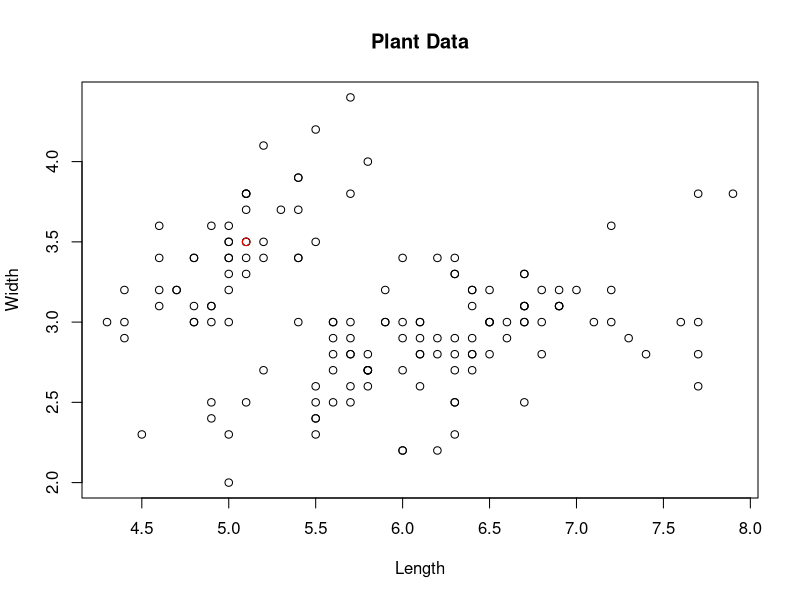

Write R code to recreate this figure. (Note: this script raises an error after producing the figure.)
#===============================================================================
# ◯。°。°。°。°。°。°。°。°。°。°。° LOOPS 。°。°。°。°。°。°。°。°。°。°。°◯
#===============================================================================


# Loops, quite simply, loop! When a loop is run in R (or even other programming
# languages!) a block of code is run again and again, often until a specified 
# condition is met. Each time the code within a loop is run, it is referred to as 
# an iteration.

# Loops are useful for quickly performing mundane tasks that would otherwise 
# require manual completion. 

# Different loops are useful for different scenarios. Using loops successfully 
# requires recognizing when to use different loops types. Throughout this
# assignment, we will cover three major types of loops in R: "For Loops", "While
# Loops" and "Repeat Loops". 

# For Loops: A for loop repeats a given task for defined number of times.

# While Loops: A while loop keeps repeating a block of code until a certain
# logical parameter is met. Example: While x is less than 3, perform action y.

# Repeat Loops: Similar to while loop but requires a break, or stop to prevent
# the loop from running forever. Example: Until 10 iterations, perform action y. 

#===============================================================================
# For Loops 
#===============================================================================

### Description:

# A For Loop applies a set of operations over a collection of objects (list, vector, matrix, or data frame)
# repeated a defined number of times. The number of iterations are known in advance. 

### Example:
# Create a vector of numbers 1 through 5, and
# then use a for loop to iterate through each number in the vector and print it to the console. 
# The loop variable i takes on the values 1, 2, 3, 4, and 5, and the print() function is called with each value of i.

# create a vector of numbers
numbers <- c(1, 2, 3, 4, 5)

# create a for loop that prints each number in the vector
for (i in numbers) {
  print(i)
}

# For loops can iterate over a sequence of numbers, in the following example,
# from 1 to 100 and calculates the sum of the numbers. 
# The loop variable i takes on the values 1, 2, 3, ..., 100, and the sum variable is updated on each iteration.

sum <- 0
for (i in 1:100) {
  sum <- sum + i
}
print(sum)


### TASK: 

# ✿¸.•´*¨`*•✿ Let's look at some flowers! ✿•*`¨*`•.¸✿

# 1) Load in the "iris" data set built into R. 
# Name the data frame "iris_loop"

iris_loop <- iris

# 2) Set up your For Loop with the parameters to
# use any integer from 1 through the number of columns
# within the data frame (ncol function may be of some assistance)
for (i in 1:ncol(iris_loop)) {
  if(grepl("Length", colnames(iris_loop)[i])){
    iris_loop[,i] <- iris_loop[,i] + 1000
  }
  }

# 3) Within curly brackets, set the following logical conditions under an "if" function:

  
#     a) Make it so the function returns a "TRUE" statement if certain
# conditions which we will later establish are met (Grapple with the grepl() function)

#     b) Select the columns within the "iris_loop" data frame and all integers separated by a comma 
# (HINT: [,i] will be the best way to do this)

#     c) Subset another curly bracket pair within the if condition.
#  Inside this secondary curly bracket, set up a logical condition: 
#  1000+separated integers. Make sure this condition is saved back into the "iris_loop" data frame with a "<-"

# 4) Make sure to close out all curly brackets to complete the loop.

# Question: What happens if you change the "1000+" to "50+"?
#we would add 50 to everything instead

#===============================================================================
# While Loops
#===============================================================================


### Description :
# A while loop is a control flow statement that allows you to repeatedly execute a block of code as long as a certain condition is met.
# The condition is a logical expression that is evaluated before each iteration of the loop. If the condition is TRUE, 
# the code inside the loop is executed, and then the condition is evaluated again. This process continues until the condition becomes FALSE, 
# at which point the loop terminates and execution continues with the code following the loop.


###Next within Loops:
# Within loops, especially While Loops, if you wish to skip a current variable and go onto the next
# iteration, you can use the "next" argument within the function. This can be helpful 
# in ignoring variables that would be messy, useless, and overall just unwanted (:,( poor variable)) 
# Consider the following example:
x<-20     # Here we set the length of our variable. 
while (x) {x <- x - 1 # We set our conditions in which x will be equal to x-1
if (x%%2 != 0) # A further condition is set in which x is divided by 2 if not equal to 0
  next # This tells the while loop to skip any numbers after our conditions set above
print(x)} # This prints x after it has gone through the loop

### QUESTION: Why do we have the argument !=0? What would occur if we changed it to !=1? 
# Go ahead and give it a try:
x<-20  
while (x) {x <- x - 1 
if (x%%2 != 1) 
  next 
print(x)}
# it starts at 19 rather than 18

### Example 1 of While Loops:

# Let's try an example with numbers!

x <- 1 # Stores 1 in the x variable.
while (x < 6) { # Start of the while loop. While x is less than 6, perform some action.
  print(x) #In this case, our action is printing x
  x = x+1 # Adds one to x each loop.
}

### Example 2 of While Loops:

# We can use this to label samples

# Let's build a sample data frame.
Samples_Without_ID <- c("Frog", "Cool Frog", "The Coolest Frog","Cute Frog", "Very Cute Frog", "Strong Frog", "Very Strong Frog")
Samples_Without_ID1 <- data.frame(samples = Samples_Without_ID)  #Stores as a data frame.

# Creates length 7 character vector. 
SampleID <- character(7)

x <- 0 # stores 0 into a variable called x.
while (x < 7) { # Creates a while loop that is valid while x is less than 7.
  x <- x + 1 # Adds 1 to the value of x for each iteration of the while loop.
  SampleID[x] <- paste("Sample#", x, sep = "") # Pastes together the character "Sample#" with the variable x.
  # This gives an outputs of "Sample1, Sample2, Sample3, etc.)
}

SampleID <- data.frame(SampleID) #Stores as a data frame.

View(SampleID) # Let's check it out!

# Great! Now we want to label our frogs in the Samples_Without_ID1 data frame.  

Samples_With_Label <- cbind(SampleID, Samples_Without_ID1)


### TASK:
# Create a while loop which pastes whole numbers from 1 to 10, but exclude printing 3 using the next function.
# output should look like this: 1, 2, 4, 5, 6, 7, 8, 9, 10



x <- 1:10
for(i in x){
  if(i== 3)
    next
  print(i)}

x <- 0
while(x < 10){
  x <- x+1
  if(x == 3){
    next
  }
  print(x)
}

#===============================================================================
#Repeat Loops
#===============================================================================

###Description: 
# If we have a large multidimensional data frame and would like to repeat a block of code 
# over and over again across this data frame, it would be best to use a Repeat loop.
# A repeat loop will continuously execute a block of code and logical conditions over a data frame.
# If the logical conditions return "FALSE", the block of code will continue to be repeated 
# over the entire data frame. No output will be given for a "FALSE" return.
# If the logical conditions return "TRUE", an output will be given.
# However, unlike most other loops, even if a "TRUE" condition is met, the repeat loop will not 
# end, and continue to iterate over and over across the data frame.
# The only way for the Repeat loop to end is by giving it a BREAK condition.

### Question: Based on the description above and the description of While loops. 
# How do Repeat and While loops differ? When might it be best to use one rather than the other?

#A while loop keeps repeating a block of code until a certain
# logical parameter is met.The repeat loop needs a break programmed in to prevent it from running forever. 


### Breaks:
#The Break statement is a way to stop a loop from running before it has finished all its iterations. When the break statement is encountered within a repeat loop, the loop stops running immediately, and the program moves on to the next line of code after the loop. This can be useful if you want to stop a loop based on a certain condition, without having to wait for it to finish all its iterations.

### Example of Repeat Loops: 

# Basic example of Repeat Loop with a conditional break. 
# Without the break statement, repeat loops would continue indefinitely.
i <- 1
repeat {
  print(paste("Loop", i))
  if (i == 3) {
    break
  }
  i <- i + 1
}


# Example of using a repeat loop for 'data processing' and conditional break.
# In this example we will increase the salary of each individual in the dataset
# and store the processed data in a new dataset.

# First let's create a data frame with columns 'ID', 'Name', 'Age', 'Gender', and 'Salary'
my_data <- data.frame(
  ID = c(1, 2, 3, 4, 5),
  Name = c("John", "Alice", "Bob", "Eve", "Charlie"),
  Age = c(25, 32, 28, 40, 36),
  Gender = c("M", "F", "M", "F", "M"),
  Salary = c(50000, 60000, 55000, 70000, 65000)
)

# Create a counter to keep track of iterations
i <- 1
# Create a blank dataframe. This allows us to reset the dataframe everytime the loop is ran.
processed_data <- data.frame()

# Repeat loop for processing each row of the dataset
repeat {
  row <- my_data[i, ] # Get the row at the current iteration
  processed_row <- list(  # Perform some data processing on the row
    ID = row$ID,
    Name = paste("Processed:", row$Name),
    Age = row$Age,
    Gender = ifelse(row$Gender == "M", "Male", "Female"),
    Salary = row$Salary * 1.1 # Add a 10% salary increase
  )
  processed_data <- rbind(processed_data, processed_row) # Append the processed row to the processed_data  data frame
  i <- i + 1 # Increase the counter
  if (i > nrow(my_data) || processed_row$Salary > 100000) { 
    break  # Exit the loop when all rows have been processed or when the salary exceeds 100,000 (arbitrary)
  }}

### TASK:

# Let's try it on your own!

# Create a repeat loop that does the following: 
#1) Stores 1 in the variable y.
#2) prints y for iteration of the loop. 
#3) Increase y by .7 each iteration. 
#4) Set a break to terminate the loop when y is greater than 14
#5) Print "Y is big now!" when Y is greater than 14. 

y <- 1
repeat{
  print(y)
  ifelse(y > 14, print("Y is big now!"), NA)
  if(y > 14) {
    break
  }
  y=y+0.7
  }


#===============================================================================
#Final: Nested Loops within For Loops
#===============================================================================


# Description of nested loops
# Earlier in the course, we used nested ifelse functions. A nested ifeelse function is just
#an ifelse function INSIDE another ifelse function. The same goes for nested loops!

#In a nested loop, we have a loop INSIDE another loop! 

#Nested loops are often used for multideminsion data and allow for more precise
#control of your data. 


### Example of Nested loops:
# While any kind of loop can be nested within other loops, it will be easiest to look at the same two loops nested within each other. Nested loops allow us to look at multidimensional information. 
# A visualization of a real life nested loop would be an analogue clock.
# In this analogy, our outer loop of the clock would be the short hand, which tells the hour..
# Nested within this outer loop is the inner loop, the long hand of the clock, which tells the minute.
# Here's how we would accomplish this in R:


for (s in 1:12){  # Here we set up our outer loop as "s" to represent our short hand, so this will contain any variable between 1-12 since most analogue clocks use standard time.
  for (l in 01:59) # Now we add in a nested, inner logical condition, which creates a second value "l" for the long hand. This hand will represent our minutes
  {print(paste("The short hand is",s,"And the long hand", l))} # Now we want to print our variables, but paste them together when printed
} # Close the loops




### TASK:

# ✿¸.•´*¨`*•✿ More Flowers!✿•*`¨*`•.¸✿

# Now that we know how nested loops work, lets use our knowledge to create a graph that utilizes this new skill.
#We are going to create a scatterplot using the iris dataset, of sepal length vs. sepal width, with each point colored according to its species (setosa in red, versicolor in blue, and virginica in green). The nested loops are going to be used to loop over each species in the dataset, and then over each observation within that species to plot the points with the appropriate color.

#1. Load the iris dataset using the command data(iris).

#2. Create an empty scatterplot with the plot() function. Set the x-axis to Sepal.Length, y-axis to Sepal.Width, and add labels and a title.
data(iris)
plot(y=iris$Sepal.Width, x=iris$Sepal.Length, xlab="Length", ylab="Width", main="Plant Data")
  for(species in unique(iris$Species)) {
    species_data <- subset(iris, Species == species)
      for(i in 1:nrow(species_data)) {
        x <- species_data$Sepal.Length[i]
      y <- species_data$Sepal.Width[i]
      if(species == "setosa") {
        col<- "red"
        } else if(species == "veriscolor") {
        col<- "blue"
        } else {
        col <- "green"
        }
    points(x,y, col=col) 
      legend("topright",
             col = c("red", "blue", "green"),
             pch = 1, 
             title = "Species")
      }}


#3. Create a loop to iterate over each unique species in the iris dataset using the for() function.
#4. Within the loop, subset the iris dataset to only include the current species using the subset() function.
#5. Assign a color to the current species using an if statement and a variable to hold the color.
#6. Create another loop to iterate over each observation within the current species using the for() function.
#7. Within the nested loop, extract the current observation's sepal length and width using the $ operator.
#8. Use the points() function to plot the current observation as a point on the scatterplot, using the assigned color.
#9. After the nested loop, use the legend() function to create a legend for the plot. Set the position to "topright", the legend argument to the unique species in the dataset, the col argument to a vector of colors matching the species, the pch argument to 1 to use solid point markers, and the title argument to "Species".
#10. Run the code and check that the resulting scatterplot has a legend.